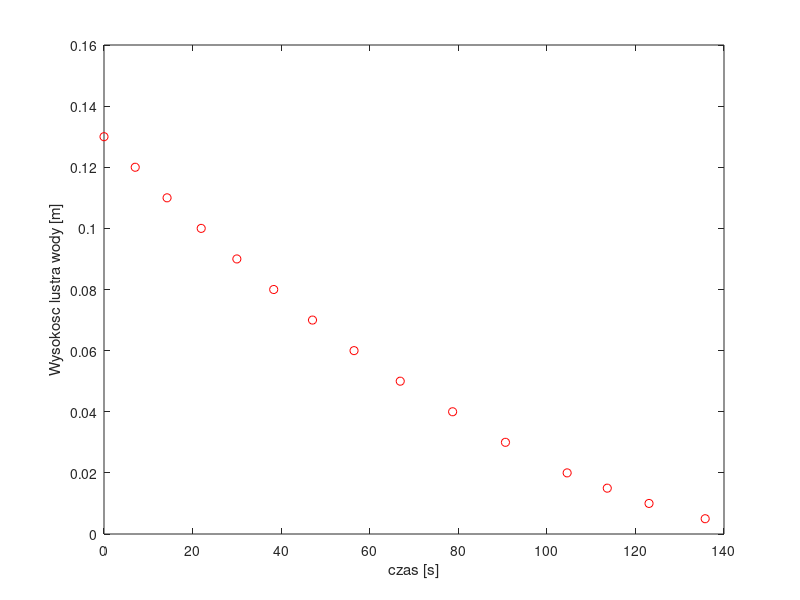

Recreate this plot in MATLAB.
%clear all
%close all
%%%%%%%%%%%%%%%%%%%%%%%%%%%%%%%%%%%%%%%%%%%

% Pomiary

ti = [0,    7.05, 14.24, 21.95, 30.00, 38.32, 47.08, 56.46, 66.89, 78.72, 90.65, 104.58, 113.64, 123.07, 135.75 ];
hi = [0.13, 0.12,  0.11,  0.10,  0.09,  0.08,  0.07,  0.06,  0.05,  0.04,  0.03,   0.02,   0.015,  0.01,   0.005];

plot(ti,hi,'ro'); ylabel('Wysokosc lustra wody [m]'); xlabel('czas [s]');
  
